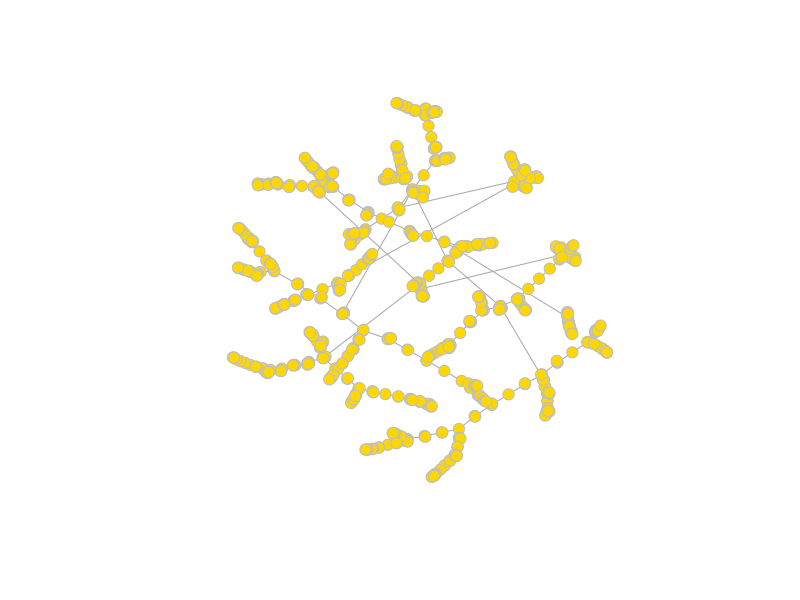
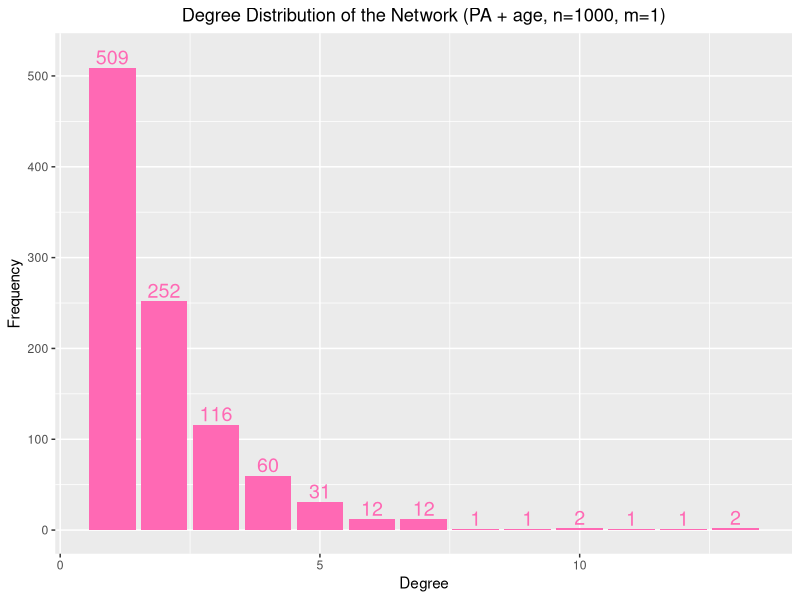
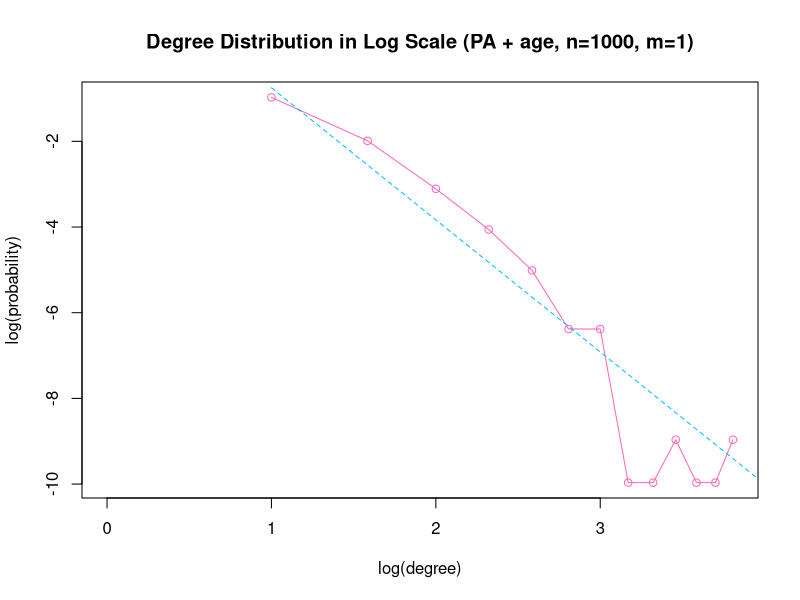
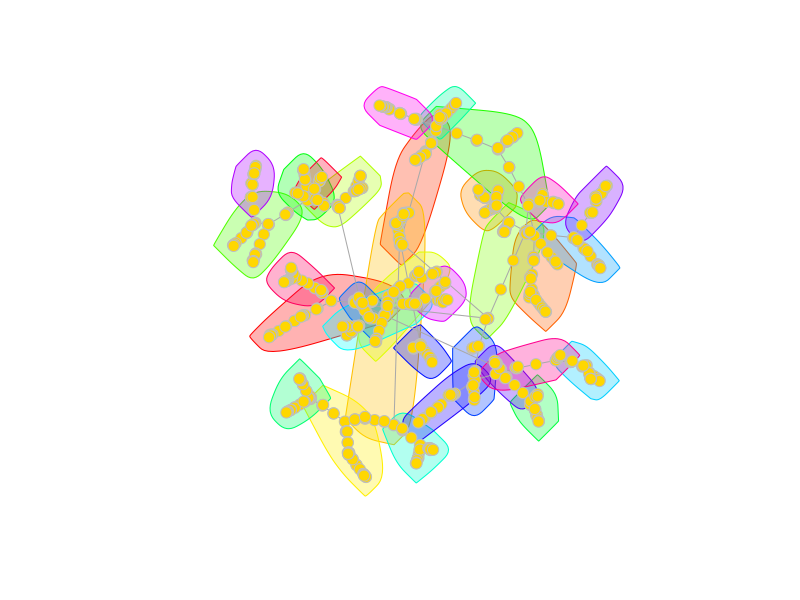
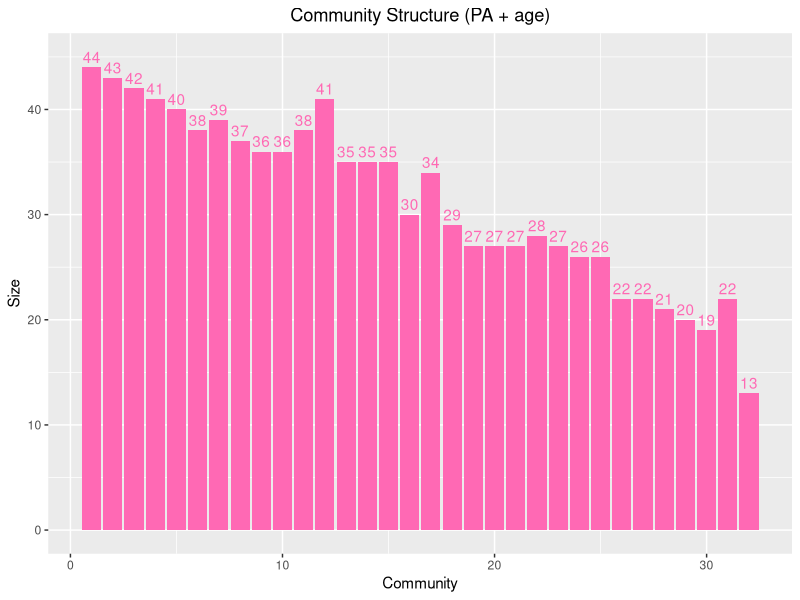

R code for these plots, in order:
library(igraph)
library(ggplot2)

# ========================== (a) ============================
# create a new network
g <- sample_pa_age(1000, pa.exp=1, aging.exp=-1, m=1, directed = F,
  zero.deg.appeal = 1, zero.age.appeal = 0, deg.coef = 1, age.coef = 1)
plot(g, edge.arrow.size=.5, vertex.color="gold", vertex.size=6, vertex.frame.color="gray", vertex.label="") 

# plot degree distribution
degree_distribution_orig = function(graph) {
    # count the frequency of each degree
    freq <- sort(degree(graph))
    df <- data.frame(degree=c(NA), freq=c(NA))
    df <- df[-1, ]
    curDegree <- freq[1]
    count <- 1
    for (i in 2:length(freq)) {
        if (freq[i] != curDegree) {
            df[nrow(df)+1, ] <- c(curDegree, count)
            curDegree <- freq[i]
            count <- 1
        } else {
            count <- count + 1
        }
    }
    df[nrow(df)+1, ] <- c(curDegree, count)
    
    # plot original degree distribution histogram
    ggplot(df, aes(x=degree, y=freq))+ 
    geom_bar(stat = "identity", fill="hotpink")+
    geom_text(aes(x=degree,y=freq+12,label=freq),color="hotpink",size=5,show.legend = T)+
    labs(title="Degree Distribution of the Network (PA + age, n=1000, m=1)", x="Degree", y="Frequency")+
    theme(plot.title = element_text(hjust = 0.5))
}

degree_distribution_log = function(graph) {
    # plot degree distribution in log-log scale 
    degree <- log2(c(1:length(degree.distribution(graph))))
    distr <- log2(degree.distribution(graph))
    df <- data.frame(degree, distr)
    print(df)
    plot(degree, distr, type="o", col="hotpink", main="Degree Distribution in Log Scale (PA + age, n=1000, m=1)",xlab="log(degree)",ylab="log(probability)")
    lines(seq(1,4,0.03), seq(-0.75,-10,-0.0925),col="deepskyblue",lty=2)
}

degree_distribution_orig(g)
degree_distribution_log(g)

# ========================== (b) ============================
# community detection and measure modularity
communities <- cluster_fast_greedy(g)
modularity(communities)
print(communities)
plot(g, mark.groups=groups(communities), edge.arrow.size=.5, 
     vertex.color="gold", vertex.size=6, vertex.frame.color="gray", vertex.label="")

# plot community structure
index <- c(1:length(communities))
size <- as.vector(sizes(communities))
comm_df <- data.frame(index, size)

ggplot(comm_df, aes(x=index, y=size))+ 
geom_bar(stat = "identity", fill="hotpink")+
geom_text(aes(x=index,y=size+1,label=size),color="hotpink",show.legend = T)+
labs(title="Community Structure (PA + age)", x="Community", y="Size")+
theme(plot.title = element_text(hjust = 0.5))
